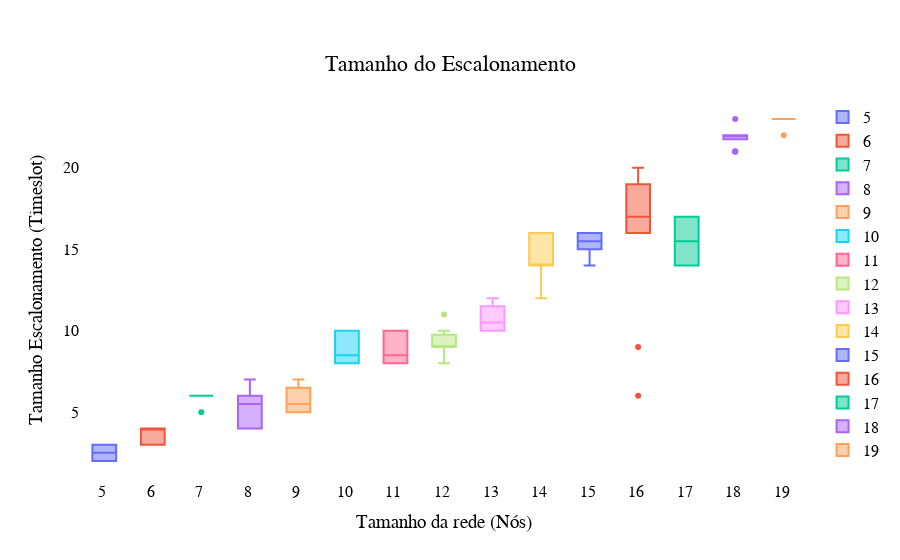

Notebook source saved alongside this figure:
### Code cell
import plotly.graph_objects as go

data = [1, 2, 3, 4, 5, 6, 7, 8, 9]

fig = go.Figure()
fig.add_trace(go.Box(y= [3, 2 ,2, 3], name="5 "))
fig.add_trace(go.Box(y= [4 , 3 ,3  ,4 , 4], name="6 "))
fig.add_trace(go.Box(y=[6,5,6,6,6,6], name="7 ")) 

fig.add_trace(go.Box(y=[4 ,6,6,4 ,5  ,7], name="8 ")) 
fig.add_trace(go.Box(y=[7 ,5,5 ,5 ,5,6 ,6,7], name="9 "))  
fig.add_trace(go.Box(y=[8,8,9 ,8 ,8,10,10,10,9,8], name="10 "))  

fig.add_trace(go.Box(y=[8,8,9,8,8,10,10,10,9,8], name="11 "))
fig.add_trace(go.Box(y=[9 ,9,9,11,9,8,8,10,9,10,9], name="12 "))  
fig.add_trace(go.Box(y=[10 , 11,12,10,12,10 ,11,10,10,12, 11, 10], name="13 ")) 

fig.add_trace(go.Box(y=[14,14,14, 14,16,16,14 ,14,16,16, 12,15,15], name="14 "))  

fig.add_trace(go.Box(y=[16,16,15,15,16 ,15,15,15,15,16,16,16,14,16], name="15 ")) 

fig.add_trace(go.Box(y=[16,6  ,9 ,20,19 ,19 ,16,17,16,16,20,17,19,20,16], name="16 "))  


fig.add_trace(go.Box(y=[17,16,14 ,14,17  ,15,16, 17, 14, 14, 14, 16, 17, 14, 14, 17], name="17 ")) 

fig.add_trace(go.Box(y=[22, 22, 21,21,22, 21  ,  22,  22, 22, 22, 22, 22, 22, 21, 23, 22, 22], name="18 "))  

fig.add_trace(go.Box(y=[23, 23  , 23 , 23, 23  , 23 , 22, 23, 23, 23,23, 23, 23 , 23 , 23 , 23, 23], name="19 "))  

fig.update_layout(
    font=dict(
        family="Arial",
        size=16,
        color="Black"
    ),
    title={
        'text': "Tamanho do Escalonamento",
        'y':0.9,
        'x':0.5,
        'xanchor': 'center',
        'yanchor': 'top'},  
    
        xaxis=dict(
        title='Tamanho da rede (Nós)',
        tickmode='linear') ,
                   yaxis_title='Tamanho Escalonamento (Timeslot)', 
                    paper_bgcolor = 'rgba(0,0,0,0)', 
                    plot_bgcolor = 'rgba(0,0,0,0)')



fig.show()

### Figure 1 — Plotly figure (JSON) as saved in the notebook; plotly's stock layout.template omitted (floating-point values rounded to 4 significant figures)
{"data": [{"name": "5 ", "type": "box", "y": [3, 2, 2, 3]}, {"name": "6 ", "type": "box", "y": [4, 3, 3, 4, 4]}, {"name": "7 ", "type": "box", "y": [6, 5, 6, 6, 6, 6]}, {"name": "8 ", "type": "box", "y": [4, 6, 6, 4, 5, 7]}, {"name": "9 ", "type": "box", "y": [7, 5, 5, 5, 5, 6, 6, 7]}, {"name": "10 ", "type": "box", "y": [8, 8, 9, 8, 8, 10, 10, 10, 9, 8]}, {"name": "11 ", "type": "box", "y": [8, 8, 9, 8, 8, 10, 10, 10, 9, 8]}, {"name": "12 ", "type": "box", "y": [9, 9, 9, 11, 9, 8, 8, 10, 9, 10, 9]}, {"name": "13 ", "type": "box", "y": [10, 11, 12, 10, 12, 10, 11, 10, 10, 12, 11, 10]}, {"name": "14 ", "type": "box", "y": [14, 14, 14, 14, 16, 16, 14, 14, 16, 16, 12, 15, 15]}, {"name": "15 ", "type": "box", "y": [16, 16, 15, 15, 16, 15, 15, 15, 15, 16, 16, 16, 14, 16]}, {"name": "16 ", "type": "box", "y": [16, 6, 9, 20, 19, 19, 16, 17, 16, 16, 20, 17, 19, 20, 16]}, {"name": "17 ", "type": "box", "y": [17, 16, 14, 14, 17, 15, 16, 17, 14, 14, 14, 16, 17, 14, 14, 17]}, {"name": "18 ", "type": "box", "y": [22, 22, 21, 21, 22, 21, 22, 22, 22, 22, 22, 22, 22, 21, 23, 22, 22]}, {"name": "19 ", "type": "box", "y": [23, 23, 23, 23, 23, 23, 22, 23, 23, 23, 23, 23, 23, 23, 23, 23, 23]}], "layout": {"font": {"color": "Black", "family": "Arial", "size": 16}, "paper_bgcolor": "rgba(0,0,0,0)", "plot_bgcolor": "rgba(0,0,0,0)", "title": {"text": "Tamanho do Escalonamento", "x": 0.5, "xanchor": "center", "y": 0.9, "yanchor": "top"}, "xaxis": {"tickmode": "linear", "title": {"text": "Tamanho da rede (Nós)"}}, "yaxis": {"title": {"text": "Tamanho Escalonamento (Timeslot)"}}}}
